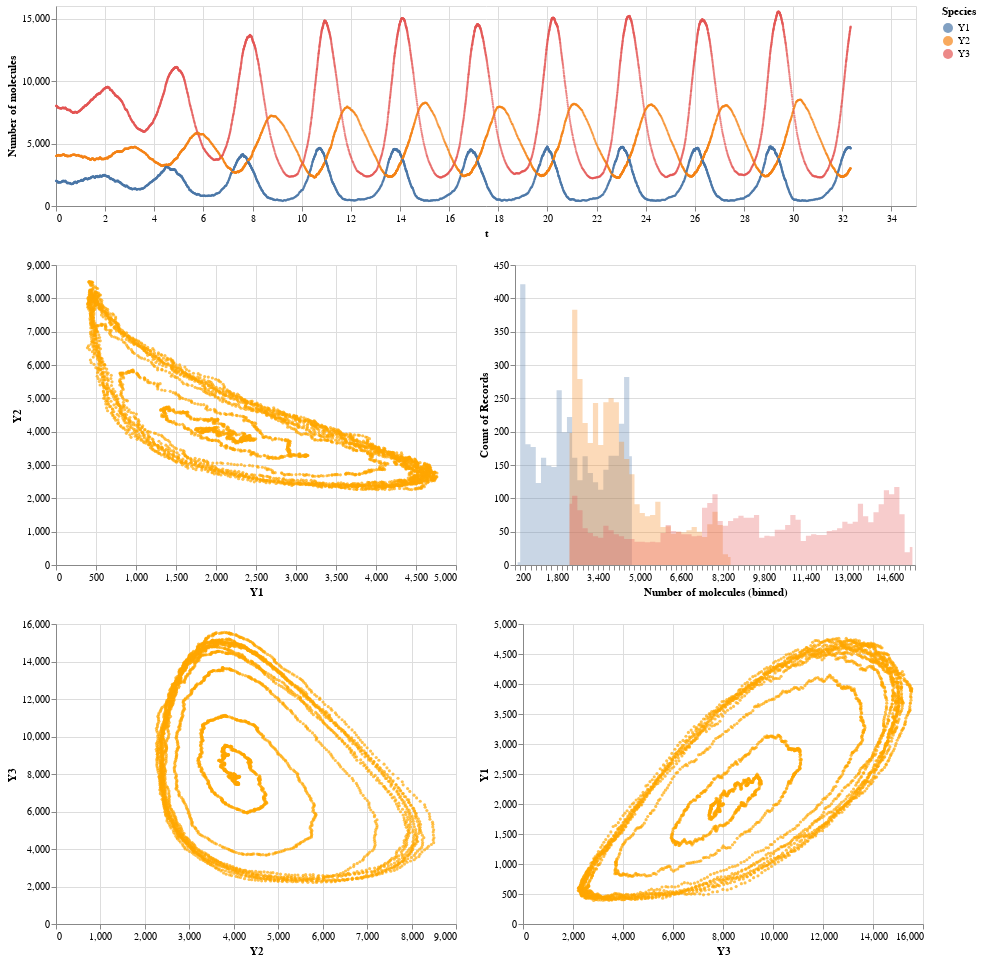

Notebook code cell kept with this figure:
### Code cell
interval = alt.selection_interval()
color = alt.condition(interval, alt.value('#ffa600'), alt.value("gray"))

scatter_0 = alt.Chart(df).transform_fold(
    ['Y1', 'Y2', 'Y3'],
    as_=['Species', 'Number of molecules']
).mark_circle(size=5).encode(
    x='t',
    y='Number of molecules:Q',
    color='Species:N',
).properties(
    selection = interval,
    width=860,
    height=200
).transform_filter(
    interval
)

scatter_1 = alt.Chart(df).mark_circle(size=10).encode(
    x = "Y1:Q",
    y = "Y1:Q",
    color = color,
    ).properties(
    selection = interval
    )

scatter_2 = alt.Chart(df).mark_circle(size=10).encode(
    x = "Y2:Q",
    y = "Y1:Q",
    color = color,
    ).properties(
    selection = interval
    )

scatter_3 = alt.Chart(df).mark_circle(size=10).encode(
    x = "Y3:Q",
    y = "Y1:Q",
    color = color,
    ).properties(
    selection = interval
    )

scatter_4 = alt.Chart(df).mark_circle(size=10).encode(
    x = "Y1:Q",
    y = "Y2:Q",
    color = color,
    ).properties(
    selection = interval
    )

scatter_5 = alt.Chart(df).mark_circle(size=10).encode(
    x = "Y2:Q",
    y = "Y2:Q",
    color = color,
    ).properties(
    selection = interval
    )

scatter_6 = alt.Chart(df).mark_circle(size=10).encode(
    x = "Y3:Q",
    y = "Y2:Q",
    color = color,
    ).properties(
    selection = interval
    )

scatter_7 = alt.Chart(df).mark_circle(size=10).encode(
    x = "Y1:Q",
    y = "Y3:Q",
    color = color,
    ).properties(
    selection = interval
    )

scatter_8 = alt.Chart(df).mark_circle(size=10).encode(
    x = "Y2:Q",
    y = "Y3:Q",
    color = color,
    ).properties(
    selection = interval
    )

scatter_9 = alt.Chart(df).mark_circle(size=10).encode(
    x = "Y3:Q",
    y = "Y3:Q",
    color = color,
    ).properties(
    selection = interval
    )

hist = alt.Chart(df).transform_fold(
    ['Y1', 'Y2', 'Y3'],
    as_=['Species', 'Number of molecules']
).mark_area(
    opacity=0.3,
    interpolate='step'
).encode(
    alt.X('Number of molecules:Q', bin=alt.Bin(maxbins=100)),
    alt.Y('count()', stack=None),
    alt.Color('Species:N')
).transform_filter(
    interval
)

#( (scatter_1| scatter_2|scatter_3) & (scatter_4|scatter_5|scatter_6) & (scatter_7|scatter_8|scatter_9) )  | hist
scatter_0 & ((scatter_4 | hist) & (scatter_8 | scatter_3))

### Figure 1 — Vega-Lite specification as saved in the notebook (floating-point values rounded to 4 significant figures; data arrays with more than 128 entries replaced by an {"elided": "..."} marker saying what was removed)
{"config": {"view": {"continuousWidth": 400, "continuousHeight": 300}}, "vconcat": [{"mark": {"type": "circle", "size": 5}, "encoding": {"color": {"type": "nominal", "field": "Species"}, "x": {"type": "quantitative", "field": "t"}, "y": {"type": "quantitative", "field": "Number of molecules"}}, "height": 200, "selection": {"selector020": {"type": "interval"}}, "transform": [{"fold": ["Y1", "Y2", "Y3"], "as": ["Species", "Number of molecules"]}, {"filter": {"selection": "selector020"}}], "width": 860}, {"vconcat": [{"hconcat": [{"mark": {"type": "circle", "size": 10}, "encoding": {"color": {"condition": {"value": "#ffa600", "selection": "selector020"}, "value": "gray"}, "x": {"type": "quantitative", "field": "Y1"}, "y": {"type": "quantitative", "field": "Y2"}}, "selection": {"selector020": {"type": "interval"}}}, {"mark": {"type": "area", "interpolate": "step", "opacity": 0.3}, "encoding": {"color": {"type": "nominal", "field": "Species"}, "x": {"type": "quantitative", "bin": {"maxbins": 100}, "field": "Number of molecules"}, "y": {"type": "quantitative", "aggregate": "count", "stack": null}}, "transform": [{"fold": ["Y1", "Y2", "Y3"], "as": ["Species", "Number of molecules"]}, {"filter": {"selection": "selector020"}}]}]}, {"hconcat": [{"mark": {"type": "circle", "size": 10}, "encoding": {"color": {"condition": {"value": "#ffa600", "selection": "selector020"}, "value": "gray"}, "x": {"type": "quantitative", "field": "Y2"}, "y": {"type": "quantitative", "field": "Y3"}}, "selection": {"selector020": {"type": "interval"}}}, {"mark": {"type": "circle", "size": 10}, "encoding": {"color": {"condition": {"value": "#ffa600", "selection": "selector020"}, "value": "gray"}, "x": {"type": "quantitative", "field": "Y3"}, "y": {"type": "quantitative", "field": "Y1"}}, "selection": {"selector020": {"type": "interval"}}}]}]}], "data": {"name": "data-df5affd41a6aad5535355f2cf346626d"}, "$schema": "https://vega.github.io/schema/vega-lite/v4.0.2.json", "datasets": {"data-df5affd41a6aad5535355f2cf346626d": {"elided": "4000 records"}}}
